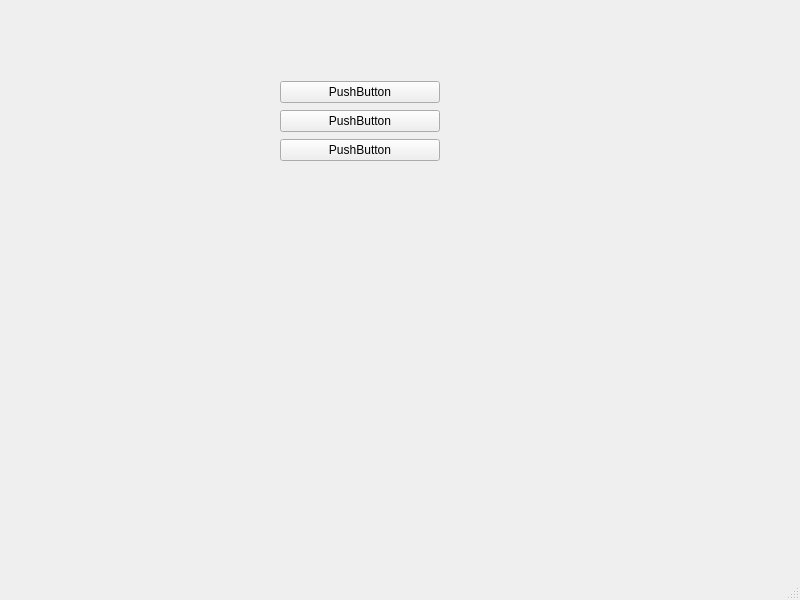
<?xml version="1.0" encoding="UTF-8"?>
<ui version="4.0">
 <class>MainWindow</class>
 <widget class="QMainWindow" name="MainWindow">
  <property name="geometry">
   <rect>
    <x>0</x>
    <y>0</y>
    <width>800</width>
    <height>600</height>
   </rect>
  </property>
  <property name="windowTitle">
   <string>MainWindow</string>
  </property>
  <widget class="QWidget" name="centralwidget">
   <widget class="QWidget" name="verticalLayoutWidget">
    <property name="geometry">
     <rect>
      <x>280</x>
      <y>80</y>
      <width>160</width>
      <height>83</height>
     </rect>
    </property>
    <layout class="QVBoxLayout" name="verticalLayout">
     <item>
      <widget class="QPushButton" name="pushButton">
       <property name="text">
        <string>PushButton</string>
       </property>
      </widget>
     </item>
     <item>
      <widget class="QPushButton" name="pushButton_2">
       <property name="text">
        <string>PushButton</string>
       </property>
      </widget>
     </item>
     <item>
      <widget class="QPushButton" name="pushButton_3">
       <property name="text">
        <string>PushButton</string>
       </property>
      </widget>
     </item>
    </layout>
   </widget>
  </widget>
  <widget class="QMenuBar" name="menubar">
   <property name="geometry">
    <rect>
     <x>0</x>
     <y>0</y>
     <width>800</width>
     <height>23</height>
    </rect>
   </property>
  </widget>
  <widget class="QStatusBar" name="statusbar"/>
 </widget>
 <resources/>
 <connections/>
</ui>
